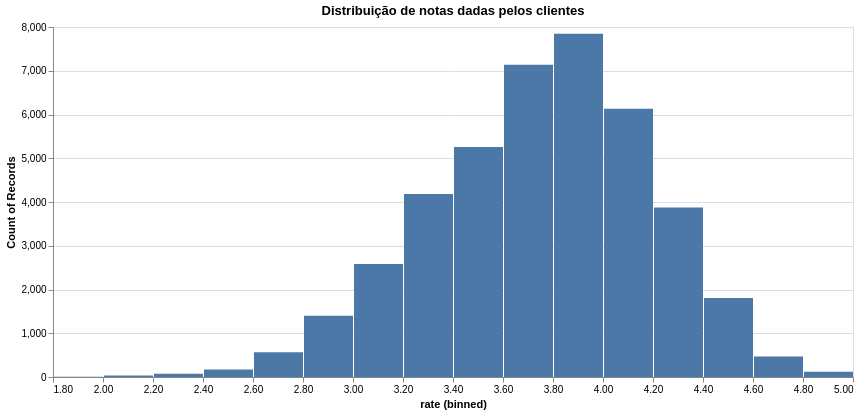

Notebook cell for this chart:
### Code cell
restaurantes.plot.bar(x = alt.X('rate', bin=alt.Bin(maxbins=20)), y = alt.Y('count()')).properties(width = 800, height = 350, title = 'Distribuição de notas dadas pelos clientes' )

### Figure 1 — Vega specification as saved in the notebook (floating-point values rounded to 4 significant figures)
{"$schema": "https://vega.github.io/schema/vega/v5.json", "data": [{"name": "param_12_store"}, {"name": "source_0", "values": [{"__count": 6131, "bin_maxbins_20_rate": 4.0, "bin_maxbins_20_rate_end": 4.2}, {"__count": 7845, "bin_maxbins_20_rate": 3.8, "bin_maxbins_20_rate_end": 4.0}, {"__count": 7137, "bin_maxbins_20_rate": 3.6, "bin_maxbins_20_rate_end": 3.8}, {"__count": 467, "bin_maxbins_20_rate": 4.6, "bin_maxbins_20_rate_end": 4.8}, {"__count": 3877, "bin_maxbins_20_rate": 4.2, "bin_maxbins_20_rate_end": 4.4}, {"__count": 2584, "bin_maxbins_20_rate": 3.0, "bin_maxbins_20_rate_end": 3.2}, {"__count": 4183, "bin_maxbins_20_rate": 3.2, "bin_maxbins_20_rate_end": 3.4}, {"__count": 1402, "bin_maxbins_20_rate": 2.8, "bin_maxbins_20_rate_end": 3.0}, {"__count": 1803, "bin_maxbins_20_rate": 4.4, "bin_maxbins_20_rate_end": 4.6}, {"__count": 5260, "bin_maxbins_20_rate": 3.4, "bin_maxbins_20_rate_end": 3.6}, {"__count": 567, "bin_maxbins_20_rate": 2.6, "bin_maxbins_20_rate_end": 2.8}, {"__count": 171, "bin_maxbins_20_rate": 2.4, "bin_maxbins_20_rate_end": 2.6}, {"__count": 77, "bin_maxbins_20_rate": 2.2, "bin_maxbins_20_rate_end": 2.4}, {"__count": 121, "bin_maxbins_20_rate": 4.8, "bin_maxbins_20_rate_end": 5.0}, {"__count": 35, "bin_maxbins_20_rate": 2.0, "bin_maxbins_20_rate_end": 2.2}, {"__count": 5, "bin_maxbins_20_rate": 1.8, "bin_maxbins_20_rate_end": 2.0}]}, {"name": "source_0_y_domain___count", "values": [{"min": 5, "max": 7845}]}], "signals": [{"name": "bin_maxbins_20_rate_bins", "value": {"fields": ["rate"], "fname": "bin_rate", "start": 1.8, "step": 0.2, "stop": 5.0}}, {"name": "unit", "value": {}, "on": [{"events": "pointermove", "update": "isTuple(group()) ? group() : unit"}]}, {"name": "param_12", "update": "vlSelectionResolve(\"param_12_store\", \"union\")"}, {"name": "param_12_rate", "on": [{"events": [{"source": "view", "type": "dblclick"}], "update": "null"}, {"events": {"signal": "param_12_translate_delta"}, "update": "panLinear(param_12_translate_anchor.extent_x, -param_12_translate_delta.x / width)"}, {"events": {"signal": "param_12_zoom_delta"}, "update": "zoomLinear(domain(\"x\"), param_12_zoom_anchor.x, param_12_zoom_delta)"}]}, {"name": "param_12_tuple", "on": [{"events": [{"signal": "param_12_rate"}], "update": "param_12_rate ? {unit: \"\", fields: param_12_tuple_fields, values: [param_12_rate]} : null"}]}, {"name": "param_12_tuple_fields", "value": [{"field": "rate", "channel": "x", "type": "R"}]}, {"name": "param_12_translate_anchor", "value": {}, "on": [{"events": [{"source": "scope", "type": "pointerdown"}], "update": "{x: x(unit), y: y(unit), extent_x: domain(\"x\")}"}]}, {"name": "param_12_translate_delta", "value": {}, "on": [{"events": [{"source": "window", "between": [{"source": "scope", "type": "pointerdown"}, {"source": "window", "type": "pointerup"}], "type": "pointermove", "consume": true}], "update": "{x: param_12_translate_anchor.x - x(unit), y: param_12_translate_anchor.y - y(unit)}"}]}, {"name": "param_12_zoom_anchor", "on": [{"events": [{"source": "scope", "type": "wheel", "consume": true}], "update": "{x: invert(\"x\", x(unit)), y: invert(\"y\", y(unit))}"}]}, {"name": "param_12_zoom_delta", "on": [{"events": [{"source": "scope", "type": "wheel", "consume": true}], "update": "pow(1.001, event.deltaY * pow(16, event.deltaMode))", "force": true}]}, {"name": "param_12_modify", "on": [{"events": {"signal": "param_12_tuple"}, "update": "modify(\"param_12_store\", param_12_tuple, true)"}]}], "marks": [{"type": "rect", "name": "marks", "from": {"data": "source_0"}, "encode": {"update": {"x": {"field": "bin_maxbins_20_rate_end", "scale": "x", "offset": {"signal": "0.5 + (abs(scale(\"x\", datum[\"bin_maxbins_20_rate_end\"]) - scale(\"x\", datum[\"bin_maxbins_20_rate\"])) < 0.25 ? 0.5 * (0.25 - (abs(scale(\"x\", datum[\"bin_maxbins_20_rate_end\"]) - scale(\"x\", datum[\"bin_maxbins_20_rate\"])))) : -0.5)"}}, "x2": {"field": "bin_maxbins_20_rate", "scale": "x", "offset": {"signal": "0.5 + (abs(scale(\"x\", datum[\"bin_maxbins_20_rate_end\"]) - scale(\"x\", datum[\"bin_maxbins_20_rate\"])) < 0.25 ? -0.5 * (0.25 - (abs(scale(\"x\", datum[\"bin_maxbins_20_rate_end\"]) - scale(\"x\", datum[\"bin_maxbins_20_rate\"])))) : 0.5)"}}, "fill": {"value": "#4c78a8"}, "y2": {"value": 0, "scale": "y"}, "tooltip": {"signal": "{\"rate (binned)\": !isValid(datum[\"bin_maxbins_20_rate\"]) || !isFinite(+datum[\"bin_maxbins_20_rate\"]) ? \"null\" : format(datum[\"bin_maxbins_20_rate\"], \"\") + \" – \" + format(datum[\"bin_maxbins_20_rate_end\"], \"\"), \"Count of Records\": format(datum[\"__count\"], \"\")}"}, "y": {"field": "__count", "scale": "y"}}}, "style": ["bar"], "clip": true, "interactive": true}], "scales": [{"name": "x", "type": "linear", "domain": {"signal": "[bin_maxbins_20_rate_bins.start, bin_maxbins_20_rate_bins.stop]"}, "range": [0, {"signal": "width"}], "bins": {"signal": "bin_maxbins_20_rate_bins"}, "domainRaw": {"signal": "param_12[\"rate\"]"}, "zero": false}, {"name": "y", "type": "linear", "domain": [{"signal": "(data(\"source_0_y_domain___count\")[0] || {}).min"}, {"signal": "(data(\"source_0_y_domain___count\")[0] || {}).max"}], "range": [{"signal": "height"}, 0], "zero": true, "nice": true}], "axes": [{"scale": "y", "grid": true, "tickCount": {"signal": "ceil(height/40)"}, "labels": false, "zindex": 0, "minExtent": 0, "domain": false, "orient": "left", "aria": false, "gridScale": "x", "ticks": false, "maxExtent": 0}, {"scale": "x", "tickCount": {"signal": "ceil(width/10)"}, "orient": "bottom", "grid": false, "labelFlush": true, "labelOverlap": true, "title": "rate (binned)", "zindex": 0}, {"scale": "y", "tickCount": {"signal": "ceil(height/40)"}, "grid": false, "title": "Count of Records", "zindex": 0, "orient": "left", "labelOverlap": true}], "title": {"text": "Distribuição de notas dadas pelos clientes", "frame": "group"}, "style": "cell", "padding": 5, "height": 350, "width": 800, "background": "white"}
